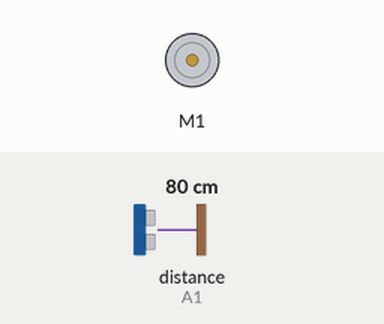
The sketch below on a simulated Arduino Uno, built with avr-gcc and run on an emulated ATmega328P. Shown: DC motor (green arrow = forward, orange = backward, longer = faster). Wiring (inferred from the names in the program): ultrasonic range finder: trigger A0; echo A1. The test bench sets the inputs (shaded band); at power-on: distance to the obstacle (sensor on A1) 80 cm. The echo pulse lasts 58.3 µs per cm; what the sketch prints to the serial monitor is not drawn.

Above: at 2.5 s.
At 7.5 s:
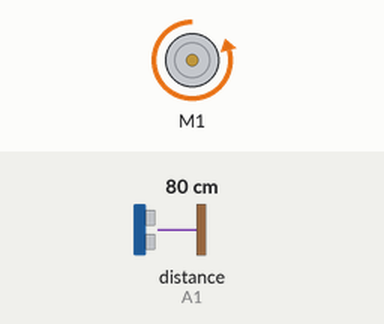
Timing chart, 0 to 13.0 s (numbered marks = the images above):
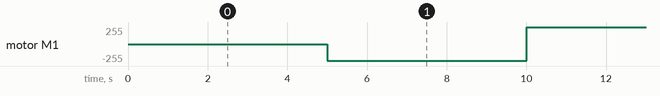

Measured:
- by itself, motor M1: alternates forward 250/255 for 5.0 s and backward 250/255 for 5.0 s

The sketch:

sketch_aug9a.motorshield.ino
```cpp
#include <AFMotor.h>

 AF_DCMotor motor1(1);
 const int trigPin = A0;
 const int echoPin = A1;


void setup() {
  motor1.run(RELEASE);
  Serial.begin(9600);
pinMode(trigPin, OUTPUT);
pinMode(echoPin, INPUT);

}

void loop() {
  digitalWrite(trigPin, LOW);
  delayMicroseconds(2);
  digitalWrite(trigPin, HIGH);
  delayMicroseconds(10);
  digitalWrite(trigPin, LOW);
  long duration = pulseIn(echoPin, HIGH);
  long distance = duration*0.034/2;
  Serial.println(distance);

  motor1.run(FORWARD);
  delay(5000);
  motor1.setSpeed(250);
  motor1.run(BACKWARD);
  delay(5000);

if(distance>30){
  motor1.run(FORWARD);
  delay(5000);
  motor1.setSpeed(250);
  motor1.run(BACKWARD);
  delay(5000);
} else{
  motor1.run(RELEASE);
  delay(50000);
}

}
```
